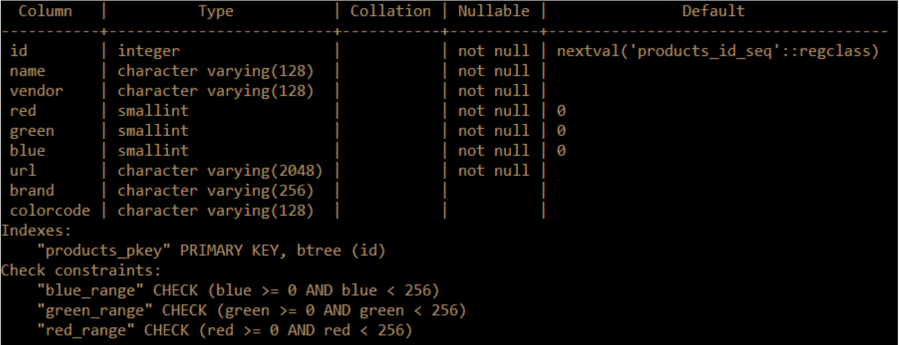
#> input picture makeup-matchr-main/DB.PNG, 1797 x 689 px (shown at 1/2 size)
$ python -i WBsRGB.py   (imports and definitions only)
#> lines starting #> are read from the running program, lines starting #| are printed output that depends on the picture
## White-balance model class
#
# Copyright (c) 2018-present, Mahmoud Afifi
# York University, Canada
# mafifi@eecs.yorku.ca | m.3afifi@gmail.com
#
# This source code is licensed under the license found in the
# LICENSE file in the root directory of this source tree.
# All rights reserved.
#
# Please cite the following work if this program is used:
# Mahmoud Afifi, Brian Price, Scott Cohen, and Michael S. Brown,
# "When color constancy goes wrong: Correcting improperly white-balanced
# images", CVPR 2019.
#
##########################################################################


import numpy as np
import numpy.matlib
import cv2


class WBsRGB:
  def __init__(self, gamut_mapping=2, upgraded=0):
    if upgraded == 1:
      self.features = np.load('makeupApp/utils/models/features+.npy')  # encoded features
      self.mappingFuncs = np.load('makeupApp/utils/models/mappingFuncs+.npy')  # correct funcs
      self.encoderWeights = np.load('makeupApp/utils/models/encoderWeights+.npy')  # PCA matrix
      self.encoderBias = np.load('makeupApp/utils/models/encoderBias+.npy')  # PCA bias
      self.K = 75  # K value for NN searching
    else:
      self.features = np.load('makeupApp/utils/models/features.npy')  # encoded features
      self.mappingFuncs = np.load('makeupApp/utils/models/mappingFuncs.npy')  # correction funcs
      self.encoderWeights = np.load('makeupApp/utils/models/encoderWeights.npy')  # PCA matrix
      self.encoderBias = np.load('makeupApp/utils/models/encoderBias.npy')  # PCA bias
      self.K = 25  # K value for nearest neighbor searching

    self.sigma = 0.25  # fall-off factor for KNN blending
    self.h = 60  # histogram bin width
    # our results reported with gamut_mapping=2, however gamut_mapping=1
    # gives more compelling results with over-saturated examples.
    self.gamut_mapping = gamut_mapping  # options: 1 scaling, 2 clipping

  # [114 lines left out: functions encode, rgb_uv_hist, correctImage, colorCorrection, normScaling, kernelP and 1 more, not called in this run]


def im2double(im):
  """ Returns a double image [0,1] of the uint8 im [0,255]. """
  return cv2.normalize(im.astype('float'), None, 0.0, 1.0, cv2.NORM_MINMAX)

>>> import cv2
>>> picture = cv2.imread('../../../../DB.PNG', cv2.IMREAD_GRAYSCALE)
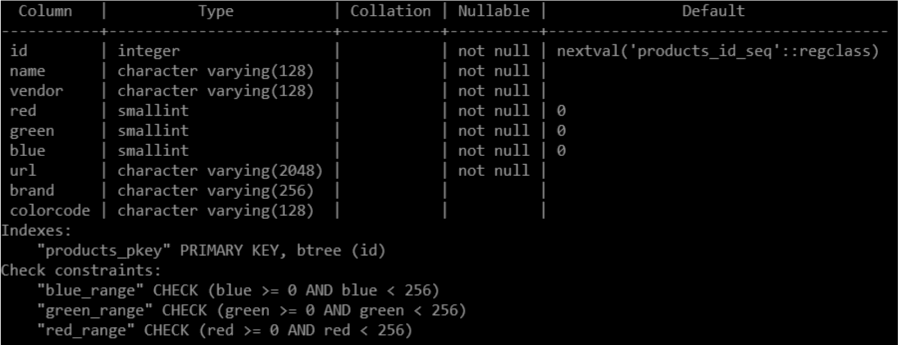
#> picture: shape (689, 1797) (shown at 1/2 size); min 0, max 255, mean 8.1
>>> result = WBsRGB().correctImage(picture)
#> (the run stopped early here; a loop or call above may not have finished)
